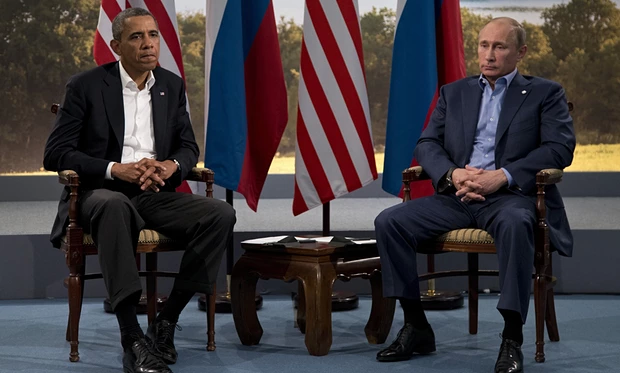
#> input picture notebooks/meet.png, 620 x 373 px
$ jupyter execute --allow-errors skin_detection.ipynb   (shell and % lines are left out)   (older library calls are emulated)
#> lines starting #> are read from the running program, lines starting #| are printed output that depends on the picture; after the words box and inside, x2 and y2 are one past the last pixel; in counts of white or black regions, pixels touching at a corner belong together
[cell 1]
from pylab import *
rcParams['figure.figsize'] = 16, 6
import numpy as np
import ipywidgets

# Skin Detection

Many papers deal with the issue of skin color modelling. Some attempt to generalize a global skin color from a training set that covers all races and lighting conditions. Such global models may suffer from overgeneralization on one hand and inability to handle camera adjustment (e.g. white balance) on the other.

A more suitable approach is to use a known source of skin color in the image, such as a persons face, to generalize skin color in the rest of the image [[1]](https://www.robots.ox.ac.uk/~vgg/publications/2011/Mittal11/mittal11.pdf). Lets apply our knowledge about HSV colorspace, face detection and back-projection. First lets find a face:

[cell 2]
import cv2
img_bgr = cv2.imread('meet.png')
#> img_bgr is the input picture: shape (373, 620, 3); mean B, G, R 61.8, 58.1, 64.2
img_rgb = cv2.cvtColor(img_bgr, cv2.COLOR_BGR2RGB)

face_cascade = cv2.CascadeClassifier('haarcascade_frontalface_default.xml')
rects = face_cascade.detectMultiScale(img_bgr, minSize=(24,24), maxSize=(36, 36), scaleFactor=1.1, minNeighbors=2)
#> rects = [[131, 23, 32, 32], [473, 33, 34, 34]]
canvas = np.array(img_rgb)
for rect in rects:
    cv2.rectangle(canvas, (rect[0], rect[1]), (rect[0]+rect[2], rect[1]+rect[3]), (0,255,0))
#> this loop made 2 passes
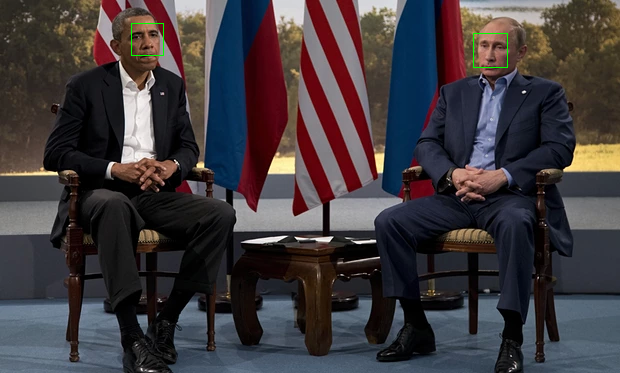
#> canvas: shape (373, 620, 3); mean R, G, B 64.1, 58.3, 61.8
imshow(canvas);

Now lets extract a hue color histogram from it

[cell 3]
#from_x,from_y,to_x,to_y = 125,19,153,64 # Obama's face
#from_x,from_y,to_x,to_y = 480,32,506,72  # Putin's face
rect = rects[0]
#> rect = [131, 23, 32, 32]
from_x,from_y,to_x,to_y = rect[0],rect[1],rect[0]+rect[2],rect[1]+rect[3]
#> from_x = 131; from_y = 23; to_x = 163; to_y = 55

subplot(121); imshow(img_rgb[from_y:to_y,from_x:to_x]); title('ROI')

img_hsv = cv2.cvtColor(img_bgr, cv2.COLOR_BGR2HSV)
#> img_hsv: shape (373, 620, 3); mean H, S, V 82.4, 98.6, 75.7
hue_hist = cv2.calcHist([img_hsv[from_y:to_y,from_x:to_x]], [0], None, [32], [0, 180])
#> hue_hist = 32 values, max 788 at index 1, min 0 at index 4, mean 32
cv2.normalize(hue_hist, hue_hist, 0, 255, cv2.NORM_MINMAX)
#> (the rest of this cell did not finish here and is left out)

Lets backproject the face skin model and see how well it generalizes to the hands.

[cell 4]
prob = cv2.calcBackProject([img_hsv], [0], hue_hist, [0, 180],1)
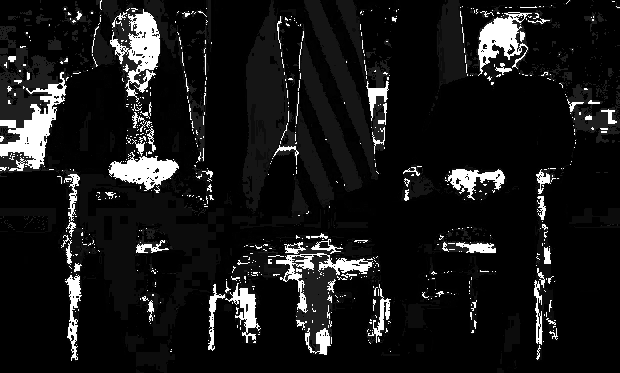
#> prob: shape (373, 620); min 0, max 255, mean 23.9
imshow(prob, cmap='hot'); colorbar();
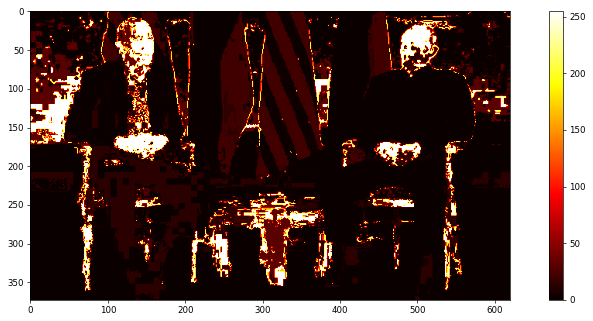
#> figure drawn by matplotlib, 2 panels

We can see that using only hue is enough to recall all palm pixels, it also has the downside of including background pixels as well, leading to low precision.

## 2D histogram

We saw that non-skin color was also classified as skin color since they share the same hue. To distinguish them we add another dimension: saturation. The following is a 2D histogram based on hue and saturation:

[cell 5]
hs_hist = cv2.calcHist([img_hsv[from_y:to_y,from_x:to_x]], [0,1], None, [32,32], [0, 180,0, 255])
cv2.normalize(hs_hist, hs_hist, 0, 255, cv2.NORM_MINMAX)
#> hs_hist: shape (32, 32) float32; min 0, max 255, mean 1.8
subplot(121); imshow(hs_hist, cmap='hot');

# Visualize the hue saturation space
colormap_hsv = np.ones((32,32,3), np.uint8)*192
colormap_hsv[:,:,1],colormap_hsv[:,:,0] = np.meshgrid(np.linspace(0, 255, 32), np.linspace(0, 180, 32))
colormap_rgb = cv2.cvtColor(colormap_hsv, cv2.COLOR_HSV2RGB)
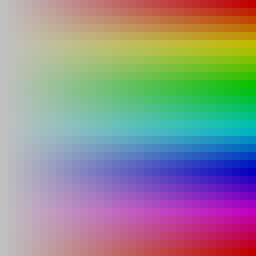
#> colormap_rgb: shape (32, 32, 3) (shown 8 times larger); mean R, G, B 145.4, 142.3, 142.3
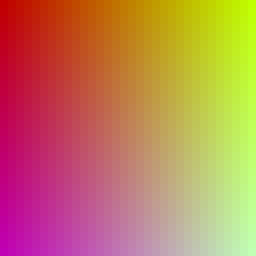
#> colormap_hsv: shape (32, 32, 3) (shown 8 times larger); mean of channels 0, 1, 2 89.5, 127, 192; drawn as B, G, R
subplot(122); imshow(colormap_rgb); title('Colorspace Visuallization'); xlabel('Saturation'); ylabel('Hue');

Backprojecting the 2d histogram shows a significantly more precise detection:

[cell 6]
hs_prob = cv2.calcBackProject([img_hsv], [0,1], hs_hist, [0, 180,0, 255],1)
imshow(hs_prob, cmap='hot');

## Masking
Dark pixels carry very little chromatic information, most of it is due to noise. This is also true for low saturation colors which are essentially gray. In practice we might be better off ignoring these monochromatic values in our color model. One way to accomplish this is by masking.

For example, the following creates a mask which ignores dark pixels ($value<32$) and unsaturated pixels ($saturation<60$):

[cell 7]
mask = cv2.inRange(img_hsv, np.array((0., 60., 32.)), np.array((180., 255., 255.)))
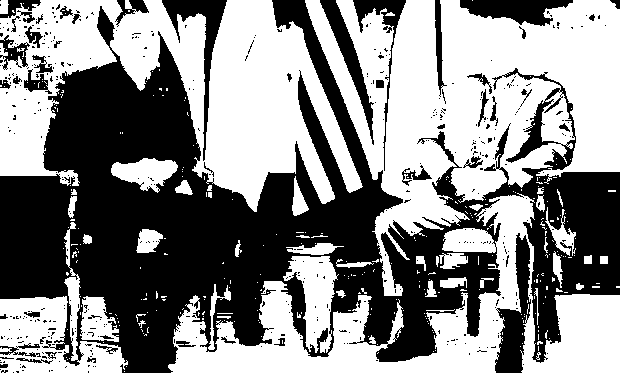
#> mask: shape (373, 620); 53.7% white; 455 black regions (407 under 20 px), largest, box (x1, y1, x2, y2) and area: (0, 0, 620, 373) 92507, (495, 233, 531, 373) 2403, (162, 0, 227, 161) 1960
imshow(mask, cmap='hot');

[cell 8]
masked_hs_hist = cv2.calcHist([img_hsv[from_y:to_y,from_x:to_x]], [0,1], mask[from_y:to_y,from_x:to_x], [32,32], [0, 180,0, 255])
cv2.normalize(masked_hs_hist, masked_hs_hist, 0, 255, cv2.NORM_MINMAX)
#> masked_hs_hist: shape (32, 32) float32; min 0, max 255, mean 1.7
subplot(131); imshow(masked_hs_hist, cmap='hot'); title('with mask');colorbar()
subplot(132); imshow(hs_hist, cmap='hot'); title('Without mask');colorbar()
subplot(133); imshow(hs_hist-masked_hs_hist, cmap='hot'); title('Difference $\Delta$');colorbar();
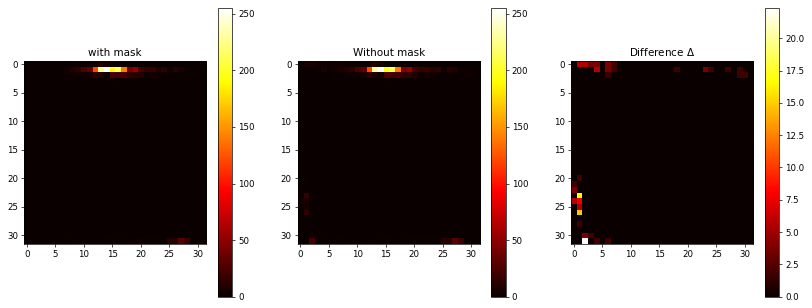
#> figure drawn by matplotlib, 6 panels

[cell 9]
masked_hs_prob = cv2.calcBackProject([img_hsv], [0,1], masked_hs_hist, [0, 180,0, 255],1)
cv2.bitwise_and(masked_hs_prob, mask, dst=masked_hs_prob)
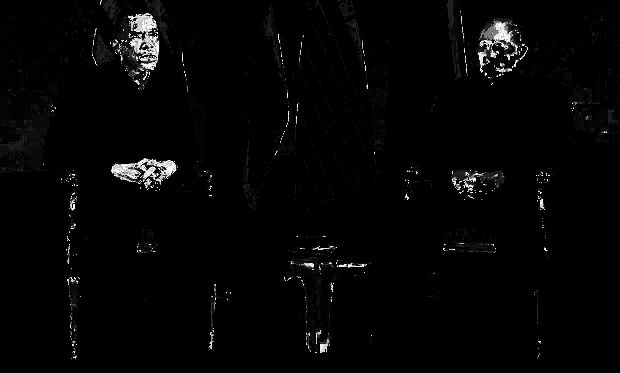
#> masked_hs_prob: shape (373, 620); min 0, max 255, mean 4.9
subplot(121);title('With mask');imshow(masked_hs_prob, cmap='hot')
subplot(122);title('Without mask');imshow(hs_prob, cmap='hot');

## Binary Skin Image
Finally, to obtain the binary skin image we must apply a threshold to the data using **cv2.threshold**:

[cell 10]
_, img = cv2.threshold(masked_hs_prob, 64, 255, cv2.CV_8U)
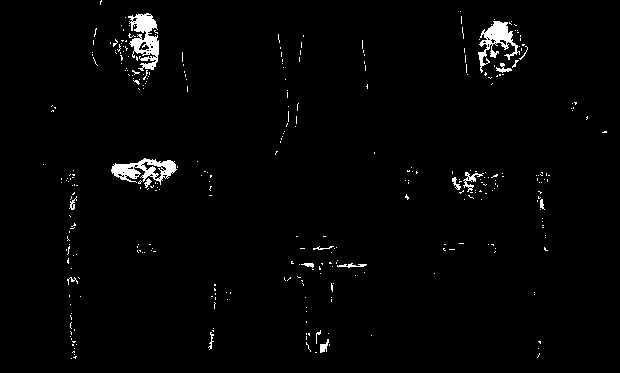
#> img: shape (373, 620); 1.9% white; 339 white regions (321 under 20 px), largest, box (x1, y1, x2, y2) and area: (128, 13, 159, 71) 969, (111, 158, 177, 185) 844, (478, 21, 520, 73) 780
subplot(121); imshow(img, cmap='hot'); title('After threshold')
subplot(122); imshow(cv2.bitwise_and(np.dstack((img,img,img)), img_rgb)); title('On original image');
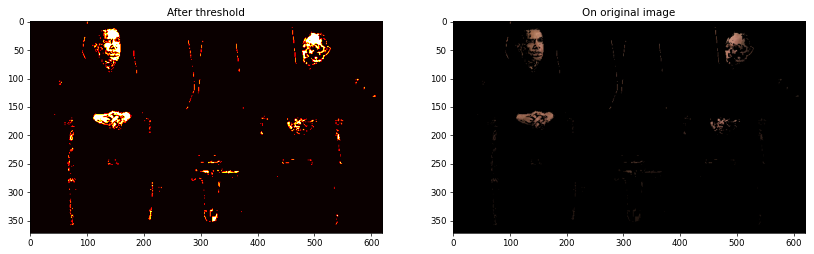
#> figure drawn by matplotlib, 2 panels
